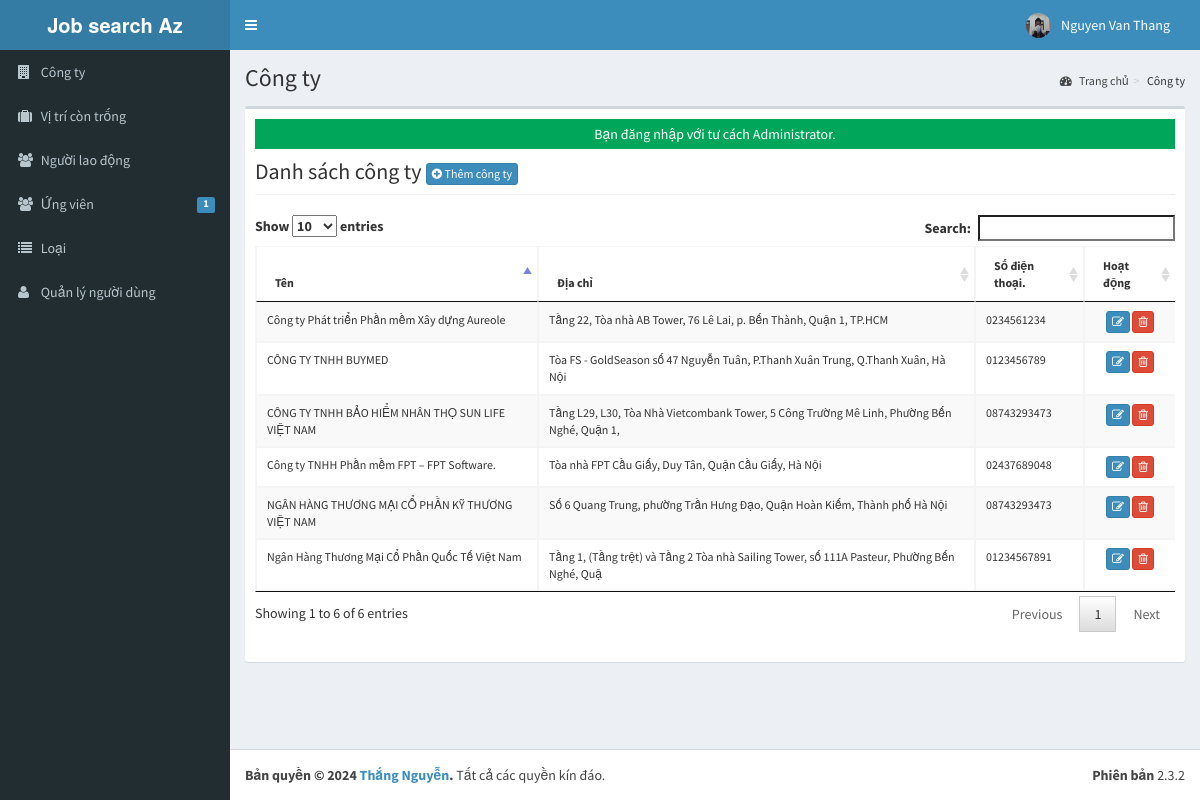
Page /admin/company/index.php (signed in) on the committed database.
### tables this page shows
CREATE TABLE `tblusers` (
  `USERID` varchar(30) NOT NULL,
  `FULLNAME` varchar(40) NOT NULL,
  `USERNAME` varchar(90) NOT NULL,
  `PASS` varchar(90) NOT NULL,
  `ROLE` varchar(30) NOT NULL,
  `PICLOCATION` varchar(255) NOT NULL
);

CREATE TABLE `tblcompany` (
  `COMPANYID` int(11) NOT NULL,
  `COMPANYNAME` varchar(90) NOT NULL,
  `COMPANYADDRESS` varchar(90) NOT NULL,
  `COMPANYCONTACTNO` varchar(30) NOT NULL,
  `COMPANYSTATUS` varchar(90) NOT NULL,
  `COMPANYMISSION` mediumtext NOT NULL
);

### admin/company/index.php (called while the page is built, shortened)
<?php
require_once("../../include/initialize.php");
$title="Công ty";
require_once ("../theme/templates.php");
?>

### vieclam/include/database.php (called while the page is built, shortened)
<?php
class Database {
	var $sql_string = '';
	private $conn;
	public function open_connection() {
		$this->conn = mysqli_connect(server,user,pass);
		if(!$this->conn){
			echo "Sự cố trong kết nối cơ sở dữ liệu! Liên hệ với quản trị viên!";
			exit();
		}else{
			$db_select = mysqli_select_db($this->conn,database_name);
		}
	}
	function setQuery($sql='') {
		$this->sql_string=$sql;
	}
	function executeQuery() {
		$result = mysqli_query($this->conn,$this->sql_string);
		return $result;
	}
	private function confirm_query($result) {
		return $result;
	}
	function loadResultList( $key='' ) {
		$cur = $this->executeQuery();
		$array = array();
		while ($row = mysqli_fetch_object($cur)) {
			if ($key) {
				$array[$row->$key] = $row;
			} else {
				$array[] = $row;
			}
		}
		return $array;
	}
	function loadSingleResult() {
		$cur = $this->executeQuery();
		while ($row = mysqli_fetch_object($cur)) {
		return $data = $row;
		}
	}
}
$mydb = new Database();
?>

### vieclam/include/accounts.php (called while the page is built, shortened)
<?php
require_once(LIB_PATH.DS.'database.php');
class User {
	protected static  $tblname = "tblusers";
	function single_user($id=""){
			global $mydb;
			$mydb->setQuery("SELECT * FROM ".self::$tblname."
				Where USERID= '{$id}' LIMIT 1");
			$cur = $mydb->loadSingleResult();
			return $cur;
	}
}
?>

### vieclam/include/function.php (called while the page is built, shortened)
<?php
function currentpage(){
		$this_page = $_SERVER['SCRIPT_NAME'];
	    $bits = explode('/',$this_page);
		 return $bits[3];
	}
		?>

### admin/company/list.php (the view, shortened to what this page needs)
<div class="row">
      	 <div class="col-lg-12">
           <h1 class="page-header">Danh sách công ty <a href="index.php?view=add" class="btn btn-primary btn-xs  ">  <i class="fa fa-plus-circle fw-fa"></i> Thêm công ty</a>  </h1>
      		</div>
  		 </div>
 		    <form action="controller.php?action=delete" Method="POST">
		     <div class="table-responsive">
			<table id="dash-table" class="table table-striped table-bordered table-hover"  style="font-size:12px" cellspacing="0">
			  <thead>
			  	<tr>
			  		<th>Tên</th>
			  		<th>Địa chỉ</th>
			  		<th>Số điện thoại.</th>
			  		 <th width="10%" align="center">Hoạt động</th>
			  	</tr>
			  </thead>
			  <tbody>
			  	<?php
			  		$mydb->setQuery("SELECT * FROM `tblcompany`");
			  		$cur = $mydb->loadResultList();
					foreach ($cur as $result) {
			  		echo '<tr>';
			  			echo '<td>' . $result->COMPANYNAME.'</td>';
			  			echo '<td>' . $result->COMPANYADDRESS.'</td>';
			  			echo '<td>' . $result->COMPANYCONTACTNO.'</td>';
			  		echo '<td align="center"><a title="Edit" href="index.php?view=edit&id='.$result->COMPANYID.'" class="btn btn-primary btn-xs  ">  <span class="fa fa-edit fw-fa"></a>
			  		     <a title="Delete" href="controller.php?action=delete&id='.$result->COMPANYID.'" class="btn btn-danger btn-xs  ">  <span class="fa  fa-trash-o fw-fa "></a></td>';
			  		echo '</tr>';
			  	}
			  	?>
			  </tbody>
			</table>
			</form>

### admin/theme/templates.php (shortened to what this page needs)
<!DOCTYPE html>
<html>
    <head>
        <link rel="stylesheet" href="<?php echo web_root;?>bootstrap/css/bootstrap.min.css">
        <link rel="stylesheet" href="<?php echo web_root;?>plugins/font-awesome/css/font-awesome.min.css">
        <link rel="stylesheet" href="<?php echo web_root;?>dist/css/AdminLTE.min.css">
        <link rel="stylesheet" href="<?php echo web_root;?>dist/css/skins/_all-skins.min.css">
        <link rel="stylesheet" href="<?php echo web_root;?>plugins/iCheck/flat/blue.css">
        <link rel="stylesheet" href="<?php echo web_root;?>plugins/morris/morris.css">
        <link rel="stylesheet" href="<?php echo web_root;?>plugins/jvectormap/jquery-jvectormap-1.2.2.css">
        <link href="<?php echo web_root; ?>plugins/datepicker/bootstrap-datetimepicker.min.css" rel="stylesheet" media="screen">
        <link rel="stylesheet" href="<?php echo web_root;?>plugins/dataTables/jquery.dataTables.min.css">
        <link rel="stylesheet" href="<?php echo web_root;?>plugins/bootstrap-wysihtml5/bootstrap3-wysihtml5.min.css">
    </head>
 <body class="hold-transition skin-blue fixed sidebar-mini">
<div class="wrapper">
  <header class="main-header">
    <a href="<?php echo web_root;?>/admin/" class="logo">
      <span class="logo-lg"><b>Job search Az</b></span>
    </a>
    <nav class="navbar navbar-static-top" role="navigation">
      <a href="#" class="sidebar-toggle" data-toggle="offcanvas" role="button">
      </a>
      <div class="navbar-custom-menu">
        <ul class="nav navbar-nav">
          <?php
              $user = New User();
              $singleuser = $user->single_user($_SESSION['ADMIN_USERID']);
          ?>
          <li class="dropdown user user-menu" style="padding-right: 15px;"  >
            <a href="#" class="dropdown-toggle" data-toggle="dropdown">
              <img src="<?php echo web_root.'admin/user/'. $singleuser->PICLOCATION;?>" class="user-image" alt="User Image">
              <span class="hidden-xs"><?php echo $singleuser->FULLNAME; ?></span>
            </a>
          </li>
        </ul>
      </div>
    </nav>
  </header>
  <aside class="main-sidebar">
    <section class="sidebar">
      <ul class="sidebar-menu">
        <li class="<?php echo (currentpage() == 'company') ? "active" : false;?>" >
          <a href="<?php echo web_root ;?>admin/company/">
            <i class="fa fa-building"></i> <span>Công ty</span>
          </a>
        </li>
        <li class="<?php echo (currentpage() == 'vacancy') ? "active" : false;?>" >
          <a href="<?php echo web_root ;?>admin/vacancy/">
            <i class="fa fa-suitcase"></i> <span>Vị trí còn trống</span>
          </a>
        </li>
        <li class="<?php echo (currentpage() == 'employee') ? "active" : false;?>" >
          <a href="<?php echo web_root ;?>admin/employee/">
            <i class="fa fa-users"></i> <span>Người lao động</span>
          </a>
        </li>
        <li class="<?php echo (currentpage() == 'applicants') ? "active" : false;?>" >
          <a href="<?php echo web_root ;?>admin/applicants/">
            <i class="fa fa-users"></i> <span>Ứng viên</span>
            <span class="label label-primary pull-right">
              <?php
                $sql = "SELECT count(*) as 'APPL' FROM `tbljobregistration` WHERE `PENDINGAPPLICATION`=1";
                $mydb->setQuery($sql);
                $pending = $mydb->loadSingleResult();
                echo $pending->APPL;
              ?>
            </span>
          </a>
        </li>
        <li class="<?php echo (currentpage() == 'category') ? "active" : false;?>" >
          <a href="<?php echo web_root ;?>admin/category/">
            <i class="fa fa-list"></i> <span>Loại</span>
          </a>
        </li>
         <li class="<?php echo (currentpage() == 'user') ? "active" : false;?>">
          <a href="<?php echo web_root; ?>admin/user/">
            <i class="fa fa-user"></i> <span>Quản lý người dùng</span> </a>
        </li>
      </ul>
    </section>
  </aside>
  <div class="content-wrapper">
  <section class="content-header">
      <h1>
        <?php echo isset($title) ? $title : ''; ?>
      </h1>
      <ol class="breadcrumb">
        <?php
          if ($title!='Home') {
            $active_title = '';
            if (isset($_GET['view'])) {
              $active_title = '<li class='.$active_title.'><a href="index.php">'.$title.'</a></li>';
            }else{
              $active_title = '<li class='.$active_title.'>'.$title.'</li>';
            }
            echo '<li><a href='.web_root.'admin/><i class="fa fa-dashboard"></i> Trang chủ</a></li>';
            echo  $active_title;
          }
        ?>
      </ol>
    </section>
         <section class="content">
          <div class="row">
            <div class="col-xs-12">
              <div class="box">
                <div class="box-body">
              <?php
               check_message();
               require_once $content;
               ?>
             </div>
           </div>
         </div>
         </section>
 </div>
  <footer class="main-footer">
    <div class="pull-right hidden-xs">
      <b>Phiên bản</b> 2.3.2
    </div>
    <strong>Bản quyền &copy; 2024 <a href="#">Thắng Nguyễn</a>.</strong> Tất cả các quyền
    kín đáo.
  </footer>
    </body>
</html>

### vieclam/include/session.php (shortened to what this page needs)
		<?php
	function check_message(){
		if(isset($_SESSION['message'])){
			if(isset($_SESSION['msgtype'])){
				if ($_SESSION['msgtype']=="info"){
	 				echo  '<div class="alert-info" style="height:30px;text-align:center;padding:5px">'. $_SESSION['message'] . '</div>';
				}elseif($_SESSION['msgtype']=="error"){
					echo  '<div class="alert alert-danger" style="height:30px;text-align:center;padding:5px">' . $_SESSION['message'] . '</div>';
				}elseif($_SESSION['msgtype']=="success"){
					echo  '<div class="alert-success" style="height:30px;text-align:center;padding:5px">' . $_SESSION['message'] . '</div>';
				}
	   		}
		}
	}
?>

### rows in the picture
tblusers: PICLOCATION (picture), FULLNAME "Nguyen Van Thang"
tblcompany: COMPANYNAME "Công ty TNHH Phần mềm FPT – FPT Software.", COMPANYADDRESS "Tòa nhà FPT Cầu Giấy, Duy Tân, Quận Cầu Giấy, Hà Nội", COMPANYCONTACTNO "02437689048"
tblcompany: COMPANYNAME "CÔNG TY TNHH BUYMED", COMPANYADDRESS "Tòa FS - GoldSeason số 47 Nguyễn Tuân, P.Thanh Xuân Trung, Q.Thanh Xuân, Hà Nội", COMPANYCONTACTNO "0123456789"
tblcompany: COMPANYNAME "Ngân Hàng Thương Mại Cổ Phần Quốc Tế Việt Nam", COMPANYADDRESS "Tầng 1, (Tầng trệt) và Tầng 2 Tòa nhà Sailing Tower, số 111A Pasteur, Phường Bến Nghé, Quậ", COMPANYCONTACTNO "01234567891"
tblcompany: COMPANYNAME "CÔNG TY TNHH BẢO HIỂM NHÂN THỌ SUN LIFE VIỆT NAM", COMPANYADDRESS "Tầng L29, L30, Tòa Nhà Vietcombank Tower, 5 Công Trường Mê Linh, Phường Bến Nghé, Quận 1,", COMPANYCONTACTNO "08743293473"
tblcompany: COMPANYNAME "NGÂN HÀNG THƯƠNG MẠI CỔ PHẦN KỸ THƯƠNG VIỆT NAM", COMPANYADDRESS "Số 6 Quang Trung, phường Trần Hưng Đạo, Quận Hoàn Kiếm, Thành phố Hà Nội", COMPANYCONTACTNO "08743293473"
tblcompany: COMPANYNAME "Công ty Phát triển Phần mềm Xây dựng Aureole", COMPANYADDRESS "Tầng 22, Tòa nhà AB Tower, 76 Lê Lai, p. Bến Thành, Quận 1, TP.HCM", COMPANYCONTACTNO "0234561234"

### other values in the picture
$pending->APPL "1"
$title "Công ty"
$_SESSION['message'] "Bạn đăng nhập với tư cách Administrator."
